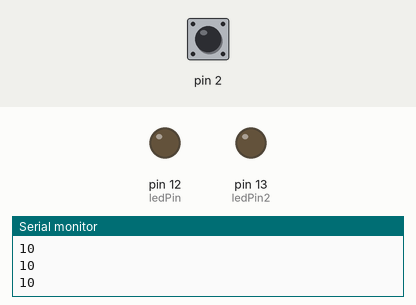
The sketch below on a simulated Arduino Uno, built with avr-gcc and run on an emulated ATmega328P. Shown: output pins drawn as LEDs (lit = HIGH), the last lines printed to the serial monitor. The inputs (shaded band) are chosen by the test bench; at power-on: pin 2 HIGH.

Above: at 1.2 s.
1.3 s: pin 2 pulled LOW for 0.15 s
At 1.37 s:
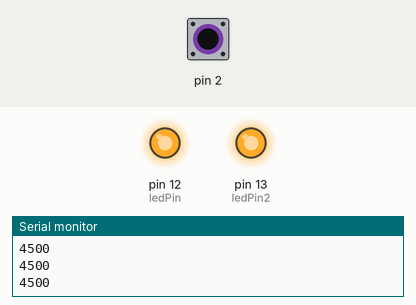
2.9 s: pin 2 pulled LOW for 3.2 s
At 6.4 s:
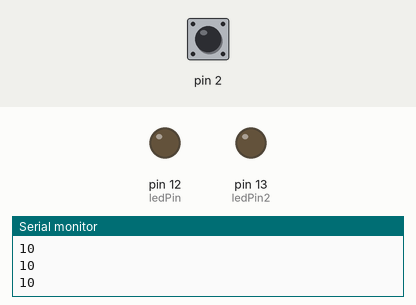
Timing chart, 0 to 7.9 s (numbered marks = the images above; inputs shaded):
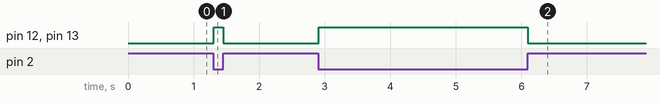

The sketch:

plant.ino
```cpp
#include <CapacitiveSensor.h>

// create an instance of the library
// pin 4 sends electrical energy
// pin 2 senses senses a change
CapacitiveSensor capSensor = CapacitiveSensor(4, 2);

// threshold for turning the lamp on
int threshold = 2000;
int threshold2 = 1000;

// pin the LED is connected to
const int ledPin = 12;
const int ledPin2 = 13;


void setup() {
  // open a serial connection
  Serial.begin(9600);
  // set the LED pin as an output
  pinMode(ledPin, OUTPUT);
  pinMode(ledPin2, OUTPUT);
}

void loop() {
  // store the value reported by the sensor in a variable
  long sensorValue = capSensor.capacitiveSensor(30);

  // print out the sensor value
  Serial.println(sensorValue);

  // if the value is greater than the threshold
  if (sensorValue > threshold) {
    // turn the LED on
    digitalWrite(ledPin, HIGH);
  }
  // if it's lower than the threshold
  else {
    // turn the LED off
    digitalWrite(ledPin, LOW);
  }

// if the value is greater than the threshold
  if (sensorValue > threshold2) {
    // turn the LED on
    digitalWrite(ledPin2, HIGH);
  }
  // if it's lower than the threshold
  else {
    // turn the LED off
    digitalWrite(ledPin2, LOW);
  }
  delay(10);
}
```

Measured:
- after the input at 1.3 s, pin 12 (ledPin), pin 13 (ledPin2): LOW → HIGH at once, → LOW 0.15 s later
- after the input at 2.9 s, pin 12 (ledPin), pin 13 (ledPin2): LOW → HIGH at once, → LOW 3.2 s later
